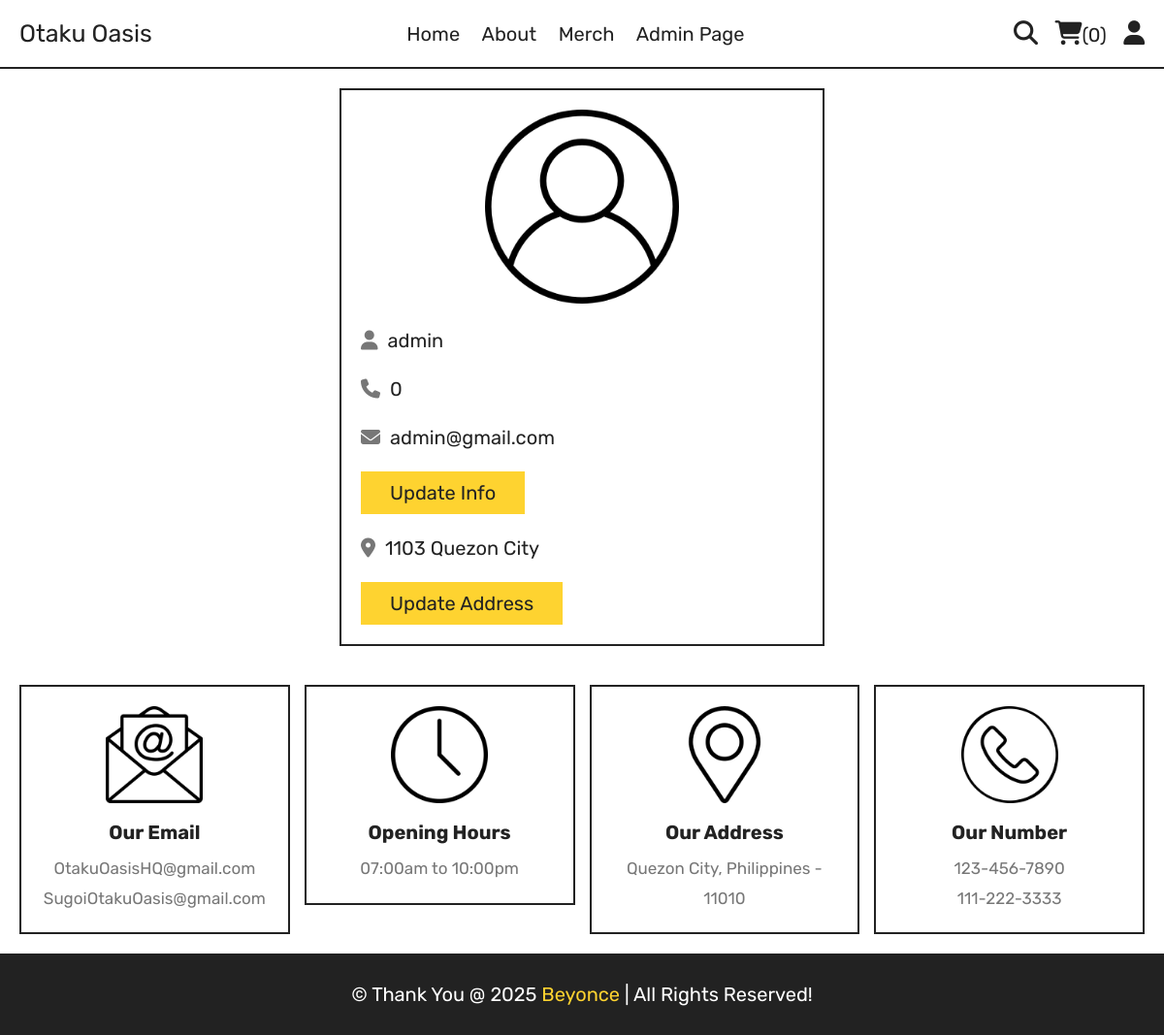
The app's page /profile.php (signed in) with its own data.
### tables this page shows
CREATE TABLE `users` (
  `id` int(11) NOT NULL,
  `username` varchar(100) NOT NULL,
  `email` varchar(100) NOT NULL,
  `number` varchar(11) DEFAULT NULL,
  `password` varchar(255) NOT NULL,
  `address` text DEFAULT NULL,
  `user_type` enum('user','admin') DEFAULT 'user'
);

### profile.php (the view, shortened to what this page needs)
<?php
include 'components/connect.php';
?>
<!DOCTYPE html>
<html lang="en">
<head>
   <link rel="stylesheet" href="https://cdnjs.cloudflare.com/ajax/libs/font-awesome/6.1.1/css/all.min.css">
   <link rel="stylesheet" href="css/style.css">
</head>
<body>
<?php include 'components/user_header.php'; ?>
<section class="user-details">
   <div class="user">
      <img src="images/user-icon.png" alt="">
      <p><i class="fas fa-user"></i><span><span><?= $fetch_profile['username']; ?></span></span></p>
      <p><i class="fas fa-phone"></i><span><?= $fetch_profile['number']; ?></span></p>
      <p><i class="fas fa-envelope"></i><span><?= $fetch_profile['email']; ?></span></p>
      <a href="update_profile.php" class="btn">Update info</a>
      <p class="address"><i class="fas fa-map-marker-alt"></i><span><?php if($fetch_profile['address'] == ''){echo 'please enter your address';}else{echo $fetch_profile['address'];} ?></span></p>
      <a href="update_address.php" class="btn">Update address</a>
   </div>
</section>
<?php include 'components/footer.php'; ?>
</body>
</html>

### css/style.css (style rules this page uses)
:root { --yellow:#fed330; --red:#e74c3c; --white:#fff; --black:#222; --light-color:#777; --border:.2rem solid var(--black); }
* { font-family: 'Rubik', sans-serif; margin:0; padding:0; box-sizing: border-box; outline: none; border: none; text-decoration: none; }
html { font-size: 62.5%; overflow-x: hidden; scroll-behavior: smooth; stop-opacity: 7rem; }
section { margin:0 auto; max-width: 1200px; padding:2rem; }
.btn, .delete-btn { margin-top: 1rem; display: inline-block; font-size: 2rem; padding:1rem 3rem; cursor: pointer; text-transform: capitalize; transition: .2s linear; }
.btn { background-color: var(--yellow); color:var(--black); }
.user-details .user { max-width: 50rem; margin:0 auto; border:var(--border); padding:2rem; }
.user-details .user img { width: 100%; height: 20rem; object-fit: contain; margin-bottom: 1rem; }
.user-details .user p { padding:1rem 0; line-height: 1.5; font-size: 2rem; }
.user-details .user p span { color:var(--black); }
.user-details .user p i { margin-right: 1rem; color:var(--light-color); }
.user-details .user .address { margin-top: 1rem; }

### records on screen
users: username "admin", number "0", email "admin@gmail.com", address "1103 Quezon City"

### other values on screen
$total_cart_items "0"
